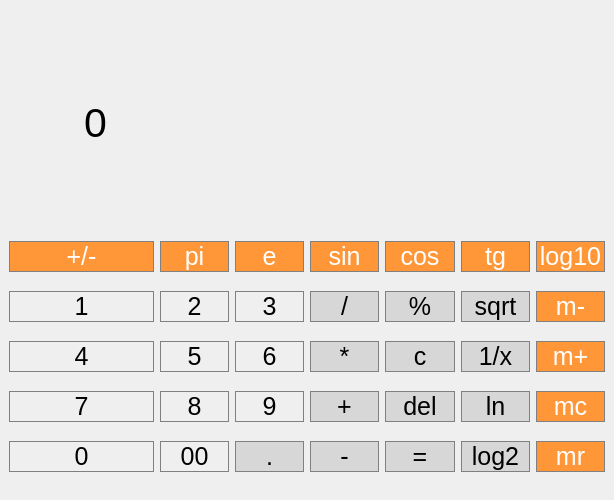
<?xml version="1.0" encoding="UTF-8"?>
<ui version="4.0">
 <class>MainWindow</class>
 <widget class="QMainWindow" name="MainWindow">
  <property name="geometry">
   <rect>
    <x>0</x>
    <y>0</y>
    <width>614</width>
    <height>500</height>
   </rect>
  </property>
  <property name="windowTitle">
   <string>MainWindow</string>
  </property>
  <widget class="QWidget" name="centralwidget">
   <layout class="QGridLayout" name="gridLayout">
    <item row="0" column="0">
     <widget class="QLabel" name="label1">
      <property name="font">
       <font>
        <pointsize>15</pointsize>
       </font>
      </property>
      <property name="styleSheet">
       <string notr="true">QLabel {
  qproperty-alignment: 'AlignVCenter | AlignRight';
  border: 1px solid gray;
}

background-color : white;
</string>
      </property>
      <property name="text">
       <string/>
      </property>
     </widget>
    </item>
    <item row="0" column="1" colspan="7">
     <widget class="QLabel" name="label">
      <property name="maximumSize">
       <size>
        <width>16777215</width>
        <height>200</height>
       </size>
      </property>
      <property name="font">
       <font>
        <pointsize>31</pointsize>
       </font>
      </property>
      <property name="styleSheet">
       <string notr="true">QLabel {
  qproperty-alignment: 'AlignVCenter | AlignRight';
  border: 1px solid gray;
}

background-color : white;
</string>
      </property>
      <property name="text">
       <string>0</string>
      </property>
     </widget>
    </item>
    <item row="1" column="0" colspan="2">
     <widget class="QPushButton" name="plmn">
      <property name="minimumSize">
       <size>
        <width>0</width>
        <height>0</height>
       </size>
      </property>
      <property name="font">
       <font>
        <pointsize>19</pointsize>
       </font>
      </property>
      <property name="styleSheet">
       <string notr="true">QPushButton {
  background-color: rgb(255, 151, 57);
  color: white; 
  border: 1px solid gray;
}

QPushButton:pressed {
    background-color: qlineargradient(x1: 0, y1: 0, x2: 0, y2: 1,
                                      stop: 0 #FF7832, stop: 1 #FF9739);
}</string>
      </property>
      <property name="text">
       <string>+/-</string>
      </property>
     </widget>
    </item>
    <item row="1" column="2">
     <widget class="QPushButton" name="pi">
      <property name="minimumSize">
       <size>
        <width>0</width>
        <height>0</height>
       </size>
      </property>
      <property name="font">
       <font>
        <pointsize>19</pointsize>
       </font>
      </property>
      <property name="styleSheet">
       <string notr="true">QPushButton {
  background-color: rgb(255, 151, 57);
  color: white; 
  border: 1px solid gray;
}

QPushButton:pressed {
    background-color: qlineargradient(x1: 0, y1: 0, x2: 0, y2: 1,
                                      stop: 0 #FF7832, stop: 1 #FF9739);
}</string>
      </property>
      <property name="text">
       <string>pi</string>
      </property>
     </widget>
    </item>
    <item row="1" column="3">
     <widget class="QPushButton" name="econst">
      <property name="minimumSize">
       <size>
        <width>0</width>
        <height>0</height>
       </size>
      </property>
      <property name="font">
       <font>
        <pointsize>19</pointsize>
       </font>
      </property>
      <property name="styleSheet">
       <string notr="true">QPushButton {
  background-color: rgb(255, 151, 57);
  color: white; 
  border: 1px solid gray;
}

QPushButton:pressed {
    background-color: qlineargradient(x1: 0, y1: 0, x2: 0, y2: 1,
                                      stop: 0 #FF7832, stop: 1 #FF9739);
}</string>
      </property>
      <property name="text">
       <string>e</string>
      </property>
     </widget>
    </item>
    <item row="1" column="4">
     <widget class="QPushButton" name="sin">
      <property name="minimumSize">
       <size>
        <width>0</width>
        <height>0</height>
       </size>
      </property>
      <property name="font">
       <font>
        <pointsize>19</pointsize>
       </font>
      </property>
      <property name="styleSheet">
       <string notr="true">QPushButton {
  background-color: rgb(255, 151, 57);
  color: white; 
  border: 1px solid gray;
}

QPushButton:pressed {
    background-color: qlineargradient(x1: 0, y1: 0, x2: 0, y2: 1,
                                      stop: 0 #FF7832, stop: 1 #FF9739);
}</string>
      </property>
      <property name="text">
       <string>sin</string>
      </property>
     </widget>
    </item>
    <item row="1" column="5">
     <widget class="QPushButton" name="cos">
      <property name="minimumSize">
       <size>
        <width>0</width>
        <height>0</height>
       </size>
      </property>
      <property name="font">
       <font>
        <pointsize>19</pointsize>
       </font>
      </property>
      <property name="styleSheet">
       <string notr="true">QPushButton {
  background-color: rgb(255, 151, 57);
  color: white; 
  border: 1px solid gray;
}

QPushButton:pressed {
    background-color: qlineargradient(x1: 0, y1: 0, x2: 0, y2: 1,
                                      stop: 0 #FF7832, stop: 1 #FF9739);
}</string>
      </property>
      <property name="text">
       <string>cos</string>
      </property>
     </widget>
    </item>
    <item row="1" column="6">
     <widget class="QPushButton" name="tg">
      <property name="minimumSize">
       <size>
        <width>0</width>
        <height>0</height>
       </size>
      </property>
      <property name="font">
       <font>
        <pointsize>19</pointsize>
       </font>
      </property>
      <property name="styleSheet">
       <string notr="true">QPushButton {
  background-color: rgb(255, 151, 57);
  color: white; 
  border: 1px solid gray;
}

QPushButton:pressed {
    background-color: qlineargradient(x1: 0, y1: 0, x2: 0, y2: 1,
                                      stop: 0 #FF7832, stop: 1 #FF9739);
}</string>
      </property>
      <property name="text">
       <string>tg</string>
      </property>
     </widget>
    </item>
    <item row="1" column="7">
     <widget class="QPushButton" name="log10">
      <property name="minimumSize">
       <size>
        <width>0</width>
        <height>0</height>
       </size>
      </property>
      <property name="font">
       <font>
        <pointsize>19</pointsize>
       </font>
      </property>
      <property name="styleSheet">
       <string notr="true">QPushButton {
  background-color: rgb(255, 151, 57);
  color: white; 
  border: 1px solid gray;
}

QPushButton:pressed {
    background-color: qlineargradient(x1: 0, y1: 0, x2: 0, y2: 1,
                                      stop: 0 #FF7832, stop: 1 #FF9739);
}</string>
      </property>
      <property name="text">
       <string>log10</string>
      </property>
     </widget>
    </item>
    <item row="2" column="0" colspan="2">
     <widget class="QPushButton" name="but1">
      <property name="minimumSize">
       <size>
        <width>0</width>
        <height>0</height>
       </size>
      </property>
      <property name="font">
       <font>
        <pointsize>19</pointsize>
       </font>
      </property>
      <property name="styleSheet">
       <string notr="true">QPushButton {
   border: 1px solid gray;
}
QPushButton:pressed {
    background-color: qlineargradient(x1: 0, y1: 0, x2: 0, y2: 1,
                                      stop: 0 #dadbde, stop: 1 #f6f7fa);
}</string>
      </property>
      <property name="text">
       <string>1</string>
      </property>
     </widget>
    </item>
    <item row="2" column="2">
     <widget class="QPushButton" name="but2">
      <property name="minimumSize">
       <size>
        <width>0</width>
        <height>0</height>
       </size>
      </property>
      <property name="font">
       <font>
        <pointsize>19</pointsize>
       </font>
      </property>
      <property name="styleSheet">
       <string notr="true">QPushButton {
   border: 1px solid gray;
}
QPushButton:pressed {
    background-color: qlineargradient(x1: 0, y1: 0, x2: 0, y2: 1,
                                      stop: 0 #dadbde, stop: 1 #f6f7fa);
}</string>
      </property>
      <property name="text">
       <string>2</string>
      </property>
     </widget>
    </item>
    <item row="2" column="3">
     <widget class="QPushButton" name="but3">
      <property name="minimumSize">
       <size>
        <width>0</width>
        <height>0</height>
       </size>
      </property>
      <property name="font">
       <font>
        <pointsize>19</pointsize>
       </font>
      </property>
      <property name="styleSheet">
       <string notr="true">QPushButton {
   border: 1px solid gray;
}
QPushButton:pressed {
    background-color: qlineargradient(x1: 0, y1: 0, x2: 0, y2: 1,
                                      stop: 0 #dadbde, stop: 1 #f6f7fa);
}</string>
      </property>
      <property name="text">
       <string>3</string>
      </property>
     </widget>
    </item>
    <item row="2" column="4">
     <widget class="QPushButton" name="devide">
      <property name="minimumSize">
       <size>
        <width>0</width>
        <height>0</height>
       </size>
      </property>
      <property name="font">
       <font>
        <pointsize>19</pointsize>
       </font>
      </property>
      <property name="styleSheet">
       <string notr="true">QPushButton {
  background-color: rgb(215, 215, 215);
  border: 1px solid gray;
}
QPushButton:pressed {
    background-color: qlineargradient(x1: 0, y1: 0, x2: 0, y2: 1,
                                      stop: 0 #BEBEBE, stop: 1 #D7D7D7);
}</string>
      </property>
      <property name="text">
       <string>/</string>
      </property>
     </widget>
    </item>
    <item row="2" column="5">
     <widget class="QPushButton" name="percent">
      <property name="minimumSize">
       <size>
        <width>0</width>
        <height>0</height>
       </size>
      </property>
      <property name="font">
       <font>
        <pointsize>19</pointsize>
       </font>
      </property>
      <property name="styleSheet">
       <string notr="true">QPushButton {
  background-color: rgb(215, 215, 215);
  border: 1px solid gray;
}
QPushButton:pressed {
    background-color: qlineargradient(x1: 0, y1: 0, x2: 0, y2: 1,
                                      stop: 0 #BEBEBE, stop: 1 #D7D7D7);
}</string>
      </property>
      <property name="text">
       <string>%</string>
      </property>
     </widget>
    </item>
    <item row="2" column="6">
     <widget class="QPushButton" name="sqrt">
      <property name="minimumSize">
       <size>
        <width>0</width>
        <height>0</height>
       </size>
      </property>
      <property name="font">
       <font>
        <pointsize>19</pointsize>
       </font>
      </property>
      <property name="styleSheet">
       <string notr="true">QPushButton {
  background-color: rgb(215, 215, 215);
  border: 1px solid gray;
}
QPushButton:pressed {
    background-color: qlineargradient(x1: 0, y1: 0, x2: 0, y2: 1,
                                      stop: 0 #BEBEBE, stop: 1 #D7D7D7);
}
</string>
      </property>
      <property name="text">
       <string>sqrt</string>
      </property>
     </widget>
    </item>
    <item row="2" column="7">
     <widget class="QPushButton" name="mm">
      <property name="minimumSize">
       <size>
        <width>0</width>
        <height>0</height>
       </size>
      </property>
      <property name="font">
       <font>
        <pointsize>19</pointsize>
       </font>
      </property>
      <property name="styleSheet">
       <string notr="true">QPushButton {
  background-color: rgb(255, 151, 57);
  color: white; 
  border: 1px solid gray;
}

QPushButton:pressed {
    background-color: qlineargradient(x1: 0, y1: 0, x2: 0, y2: 1,
                                      stop: 0 #FF7832, stop: 1 #FF9739);
}</string>
      </property>
      <property name="text">
       <string>m-</string>
      </property>
     </widget>
    </item>
    <item row="3" column="0" colspan="2">
     <widget class="QPushButton" name="but4">
      <property name="minimumSize">
       <size>
        <width>0</width>
        <height>0</height>
       </size>
      </property>
      <property name="font">
       <font>
        <pointsize>19</pointsize>
       </font>
      </property>
      <property name="styleSheet">
       <string notr="true">QPushButton {
   border: 1px solid gray;
}
QPushButton:pressed {
    background-color: qlineargradient(x1: 0, y1: 0, x2: 0, y2: 1,
                                      stop: 0 #dadbde, stop: 1 #f6f7fa);
}</string>
      </property>
      <property name="text">
       <string>4</string>
      </property>
     </widget>
    </item>
    <item row="3" column="2">
     <widget class="QPushButton" name="but5">
      <property name="minimumSize">
       <size>
        <width>0</width>
        <height>0</height>
       </size>
      </property>
      <property name="font">
       <font>
        <pointsize>19</pointsize>
       </font>
      </property>
      <property name="styleSheet">
       <string notr="true">QPushButton {
   border: 1px solid gray;
}
QPushButton:pressed {
    background-color: qlineargradient(x1: 0, y1: 0, x2: 0, y2: 1,
                                      stop: 0 #dadbde, stop: 1 #f6f7fa);
}</string>
      </property>
      <property name="text">
       <string>5</string>
      </property>
     </widget>
    </item>
    <item row="3" column="3">
     <widget class="QPushButton" name="but6">
      <property name="minimumSize">
       <size>
        <width>0</width>
        <height>0</height>
       </size>
      </property>
      <property name="font">
       <font>
        <pointsize>19</pointsize>
       </font>
      </property>
      <property name="styleSheet">
       <string notr="true">QPushButton {
   border: 1px solid gray;
}
QPushButton:pressed {
    background-color: qlineargradient(x1: 0, y1: 0, x2: 0, y2: 1,
                                      stop: 0 #dadbde, stop: 1 #f6f7fa);
}</string>
      </property>
      <property name="text">
       <string>6</string>
      </property>
     </widget>
    </item>
    <item row="3" column="4">
     <widget class="QPushButton" name="multiply">
      <property name="minimumSize">
       <size>
        <width>0</width>
        <height>0</height>
       </size>
      </property>
      <property name="font">
       <font>
        <pointsize>19</pointsize>
       </font>
      </property>
      <property name="styleSheet">
       <string notr="true">QPushButton {
  background-color: rgb(215, 215, 215);
  border: 1px solid gray;
}
QPushButton:pressed {
    background-color: qlineargradient(x1: 0, y1: 0, x2: 0, y2: 1,
                                      stop: 0 #BEBEBE, stop: 1 #D7D7D7);
}</string>
      </property>
      <property name="text">
       <string>*</string>
      </property>
     </widget>
    </item>
    <item row="3" column="5">
     <widget class="QPushButton" name="delall">
      <property name="minimumSize">
       <size>
        <width>0</width>
        <height>0</height>
       </size>
      </property>
      <property name="font">
       <font>
        <pointsize>19</pointsize>
       </font>
      </property>
      <property name="styleSheet">
       <string notr="true">QPushButton {
  background-color: rgb(215, 215, 215);
  border: 1px solid gray;
}
QPushButton:pressed {
    background-color: qlineargradient(x1: 0, y1: 0, x2: 0, y2: 1,
                                      stop: 0 #BEBEBE, stop: 1 #D7D7D7);
}</string>
      </property>
      <property name="text">
       <string>c</string>
      </property>
     </widget>
    </item>
    <item row="3" column="6">
     <widget class="QPushButton" name="devnow">
      <property name="minimumSize">
       <size>
        <width>0</width>
        <height>0</height>
       </size>
      </property>
      <property name="font">
       <font>
        <pointsize>19</pointsize>
       </font>
      </property>
      <property name="styleSheet">
       <string notr="true">QPushButton {
  background-color: rgb(215, 215, 215);
  border: 1px solid gray;
}
QPushButton:pressed {
    background-color: qlineargradient(x1: 0, y1: 0, x2: 0, y2: 1,
                                      stop: 0 #BEBEBE, stop: 1 #D7D7D7);
}
</string>
      </property>
      <property name="text">
       <string>1/x</string>
      </property>
     </widget>
    </item>
    <item row="3" column="7">
     <widget class="QPushButton" name="mp">
      <property name="minimumSize">
       <size>
        <width>0</width>
        <height>0</height>
       </size>
      </property>
      <property name="font">
       <font>
        <pointsize>19</pointsize>
       </font>
      </property>
      <property name="styleSheet">
       <string notr="true">QPushButton {
  background-color: rgb(255, 151, 57);
  color: white; 
  border: 1px solid gray;
}

QPushButton:pressed {
    background-color: qlineargradient(x1: 0, y1: 0, x2: 0, y2: 1,
                                      stop: 0 #FF7832, stop: 1 #FF9739);
}</string>
      </property>
      <property name="text">
       <string>m+</string>
      </property>
     </widget>
    </item>
    <item row="4" column="0" colspan="2">
     <widget class="QPushButton" name="but7">
      <property name="minimumSize">
       <size>
        <width>0</width>
        <height>0</height>
       </size>
      </property>
      <property name="font">
       <font>
        <pointsize>19</pointsize>
       </font>
      </property>
      <property name="styleSheet">
       <string notr="true">QPushButton {
   border: 1px solid gray;
}
QPushButton:pressed {
    background-color: qlineargradient(x1: 0, y1: 0, x2: 0, y2: 1,
                                      stop: 0 #dadbde, stop: 1 #f6f7fa);
}</string>
      </property>
      <property name="text">
       <string>7</string>
      </property>
     </widget>
    </item>
    <item row="4" column="2">
     <widget class="QPushButton" name="but8">
      <property name="minimumSize">
       <size>
        <width>0</width>
        <height>0</height>
       </size>
      </property>
      <property name="font">
       <font>
        <pointsize>19</pointsize>
       </font>
      </property>
      <property name="styleSheet">
       <string notr="true">QPushButton {
   border: 1px solid gray;
}
QPushButton:pressed {
    background-color: qlineargradient(x1: 0, y1: 0, x2: 0, y2: 1,
                                      stop: 0 #dadbde, stop: 1 #f6f7fa);
}</string>
      </property>
      <property name="text">
       <string>8</string>
      </property>
     </widget>
    </item>
    <item row="4" column="3">
     <widget class="QPushButton" name="but9">
      <property name="minimumSize">
       <size>
        <width>0</width>
        <height>0</height>
       </size>
      </property>
      <property name="font">
       <font>
        <pointsize>19</pointsize>
       </font>
      </property>
      <property name="styleSheet">
       <string notr="true">QPushButton {
   border: 1px solid gray;
}
QPushButton:pressed {
    background-color: qlineargradient(x1: 0, y1: 0, x2: 0, y2: 1,
                                      stop: 0 #dadbde, stop: 1 #f6f7fa);
}</string>
      </property>
      <property name="text">
       <string>9</string>
      </property>
     </widget>
    </item>
    <item row="4" column="4">
     <widget class="QPushButton" name="plus">
      <property name="minimumSize">
       <size>
        <width>0</width>
        <height>0</height>
       </size>
      </property>
      <property name="font">
       <font>
        <pointsize>19</pointsize>
       </font>
      </property>
      <property name="styleSheet">
       <string notr="true">QPushButton {
  background-color: rgb(215, 215, 215);
  border: 1px solid gray;
}
QPushButton:pressed {
    background-color: qlineargradient(x1: 0, y1: 0, x2: 0, y2: 1,
                                      stop: 0 #BEBEBE, stop: 1 #D7D7D7);
}</string>
      </property>
      <property name="text">
       <string>+</string>
      </property>
     </widget>
    </item>
    <item row="4" column="5">
     <widget class="QPushButton" name="delnow">
      <property name="minimumSize">
       <size>
        <width>0</width>
        <height>0</height>
       </size>
      </property>
      <property name="font">
       <font>
        <pointsize>19</pointsize>
       </font>
      </property>
      <property name="styleSheet">
       <string notr="true">QPushButton {
  background-color: rgb(215, 215, 215);
  border: 1px solid gray;
}
QPushButton:pressed {
    background-color: qlineargradient(x1: 0, y1: 0, x2: 0, y2: 1,
                                      stop: 0 #BEBEBE, stop: 1 #D7D7D7);
}</string>
      </property>
      <property name="text">
       <string>del</string>
      </property>
     </widget>
    </item>
    <item row="4" column="6">
     <widget class="QPushButton" name="ln">
      <property name="minimumSize">
       <size>
        <width>0</width>
        <height>0</height>
       </size>
      </property>
      <property name="font">
       <font>
        <pointsize>19</pointsize>
       </font>
      </property>
      <property name="styleSheet">
       <string notr="true">QPushButton {
  background-color: rgb(215, 215, 215);
  border: 1px solid gray;
}
QPushButton:pressed {
    background-color: qlineargradient(x1: 0, y1: 0, x2: 0, y2: 1,
                                      stop: 0 #BEBEBE, stop: 1 #D7D7D7);
}
</string>
      </property>
      <property name="text">
       <string>ln</string>
      </property>
     </widget>
    </item>
    <item row="4" column="7">
     <widget class="QPushButton" name="mc">
      <property name="minimumSize">
       <size>
        <width>0</width>
        <height>0</height>
       </size>
      </property>
      <property name="font">
       <font>
        <pointsize>19</pointsize>
       </font>
      </property>
      <property name="styleSheet">
       <string notr="true">QPushButton {
  background-color: rgb(255, 151, 57);
  color: white; 
  border: 1px solid gray;
}

QPushButton:pressed {
    background-color: qlineargradient(x1: 0, y1: 0, x2: 0, y2: 1,
                                      stop: 0 #FF7832, stop: 1 #FF9739);
}</string>
      </property>
      <property name="text">
       <string>mc</string>
      </property>
     </widget>
    </item>
    <item row="5" column="0" colspan="2">
     <widget class="QPushButton" name="but0">
      <property name="minimumSize">
       <size>
        <width>0</width>
        <height>0</height>
       </size>
      </property>
      <property name="font">
       <font>
        <pointsize>19</pointsize>
       </font>
      </property>
      <property name="styleSheet">
       <string notr="true">QPushButton {
   border: 1px solid gray;
}
QPushButton:pressed {
    background-color: qlineargradient(x1: 0, y1: 0, x2: 0, y2: 1,
                                      stop: 0 #dadbde, stop: 1 #f6f7fa);
}</string>
      </property>
      <property name="text">
       <string>0</string>
      </property>
     </widget>
    </item>
    <item row="5" column="2">
     <widget class="QPushButton" name="but00">
      <property name="minimumSize">
       <size>
        <width>0</width>
        <height>0</height>
       </size>
      </property>
      <property name="font">
       <font>
        <pointsize>19</pointsize>
       </font>
      </property>
      <property name="styleSheet">
       <string notr="true">QPushButton {
   border: 1px solid gray;
}
QPushButton:pressed {
    background-color: qlineargradient(x1: 0, y1: 0, x2: 0, y2: 1,
                                      stop: 0 #dadbde, stop: 1 #f6f7fa);
}</string>
      </property>
      <property name="text">
       <string>00</string>
      </property>
     </widget>
    </item>
    <item row="5" column="3">
     <widget class="QPushButton" name="butdot">
      <property name="minimumSize">
       <size>
        <width>0</width>
        <height>0</height>
       </size>
      </property>
      <property name="font">
       <font>
        <pointsize>19</pointsize>
       </font>
      </property>
      <property name="styleSheet">
       <string notr="true">QPushButton {
  background-color: rgb(215, 215, 215);
  border: 1px solid gray;
}
QPushButton:pressed {
    background-color: qlineargradient(x1: 0, y1: 0, x2: 0, y2: 1,
                                      stop: 0 #BEBEBE, stop: 1 #D7D7D7);
}</string>
      </property>
      <property name="text">
       <string>.</string>
      </property>
     </widget>
    </item>
    <item row="5" column="4">
     <widget class="QPushButton" name="minus">
      <property name="minimumSize">
       <size>
        <width>0</width>
        <height>0</height>
       </size>
      </property>
      <property name="font">
       <font>
        <pointsize>19</pointsize>
       </font>
      </property>
      <property name="styleSheet">
       <string notr="true">QPushButton {
  background-color: rgb(215, 215, 215);
  border: 1px solid gray;
}
QPushButton:pressed {
    background-color: qlineargradient(x1: 0, y1: 0, x2: 0, y2: 1,
                                      stop: 0 #BEBEBE, stop: 1 #D7D7D7);
}</string>
      </property>
      <property name="text">
       <string>-</string>
      </property>
     </widget>
    </item>
    <item row="5" column="5">
     <widget class="QPushButton" name="equal">
      <property name="minimumSize">
       <size>
        <width>0</width>
        <height>0</height>
       </size>
      </property>
      <property name="font">
       <font>
        <pointsize>19</pointsize>
       </font>
      </property>
      <property name="styleSheet">
       <string notr="true">QPushButton {
  background-color: rgb(215, 215, 215);
  border: 1px solid gray;
}
QPushButton:pressed {
    background-color: qlineargradient(x1: 0, y1: 0, x2: 0, y2: 1,
                                      stop: 0 #BEBEBE, stop: 1 #D7D7D7);
}</string>
      </property>
      <property name="text">
       <string>=</string>
      </property>
     </widget>
    </item>
    <item row="5" column="6">
     <widget class="QPushButton" name="log">
      <property name="minimumSize">
       <size>
        <width>0</width>
        <height>0</height>
       </size>
      </property>
      <property name="font">
       <font>
        <pointsize>19</pointsize>
       </font>
      </property>
      <property name="styleSheet">
       <string notr="true">QPushButton {
  background-color: rgb(215, 215, 215);
  border: 1px solid gray;
}
QPushButton:pressed {
    background-color: qlineargradient(x1: 0, y1: 0, x2: 0, y2: 1,
                                      stop: 0 #BEBEBE, stop: 1 #D7D7D7);
}
</string>
      </property>
      <property name="text">
       <string>log2</string>
      </property>
     </widget>
    </item>
    <item row="5" column="7">
     <widget class="QPushButton" name="mr">
      <property name="minimumSize">
       <size>
        <width>0</width>
        <height>0</height>
       </size>
      </property>
      <property name="font">
       <font>
        <pointsize>19</pointsize>
       </font>
      </property>
      <property name="styleSheet">
       <string notr="true">QPushButton {
  background-color: rgb(255, 151, 57);
  color: white; 
  border: 1px solid gray;
}

QPushButton:pressed {
    background-color: qlineargradient(x1: 0, y1: 0, x2: 0, y2: 1,
                                      stop: 0 #FF7832, stop: 1 #FF9739);
}</string>
      </property>
      <property name="text">
       <string>mr</string>
      </property>
     </widget>
    </item>
   </layout>
  </widget>
 </widget>
 <resources/>
 <connections/>
</ui>
